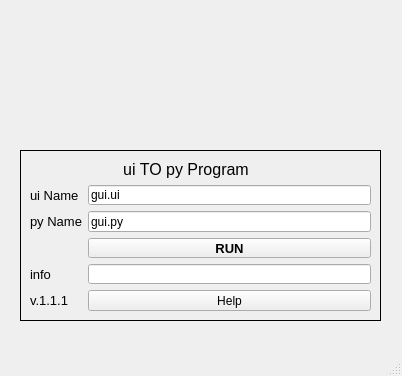
<?xml version="1.0" encoding="UTF-8"?>
<ui version="4.0">
 <class>MainWindow</class>
 <widget class="QMainWindow" name="MainWindow">
  <property name="geometry">
   <rect>
    <x>0</x>
    <y>0</y>
    <width>402</width>
    <height>376</height>
   </rect>
  </property>
  <property name="windowTitle">
   <string>MainWindow</string>
  </property>
  <widget class="QWidget" name="centralwidget">
   <widget class="QLabel" name="label_5">
    <property name="geometry">
     <rect>
      <x>0</x>
      <y>0</y>
      <width>400</width>
      <height>341</height>
     </rect>
    </property>
    <property name="text">
     <string/>
    </property>
    <property name="pixmap">
     <pixmap>backWal.png</pixmap>
    </property>
    <property name="scaledContents">
     <bool>true</bool>
    </property>
   </widget>
   <widget class="QLabel" name="label">
    <property name="geometry">
     <rect>
      <x>71</x>
      <y>11</y>
      <width>249</width>
      <height>127</height>
     </rect>
    </property>
    <property name="text">
     <string/>
    </property>
    <property name="pixmap">
     <pixmap>logo.png</pixmap>
    </property>
   </widget>
   <widget class="QFrame" name="frame">
    <property name="geometry">
     <rect>
      <x>20</x>
      <y>150</y>
      <width>361</width>
      <height>171</height>
     </rect>
    </property>
    <property name="frameShape">
     <enum>QFrame::Box</enum>
    </property>
    <layout class="QGridLayout" name="gridLayout">
     <item row="0" column="0" colspan="2">
      <widget class="QLabel" name="label_2">
       <property name="font">
        <font>
         <pointsize>12</pointsize>
        </font>
       </property>
       <property name="text">
        <string>                     ui TO py Program</string>
       </property>
      </widget>
     </item>
     <item row="5" column="1">
      <widget class="QPushButton" name="pushButton_2">
       <property name="text">
        <string>Help</string>
       </property>
      </widget>
     </item>
     <item row="5" column="0">
      <widget class="QLabel" name="label_7">
       <property name="font">
        <font>
         <pointsize>10</pointsize>
        </font>
       </property>
       <property name="text">
        <string>v.1.1.1</string>
       </property>
      </widget>
     </item>
     <item row="3" column="1">
      <widget class="QPushButton" name="pushButton">
       <property name="font">
        <font>
         <pointsize>10</pointsize>
         <weight>75</weight>
         <bold>true</bold>
        </font>
       </property>
       <property name="styleSheet">
        <string notr="true">/*
QPushButton#pushButton{
	qlineargradient(spread:pad, x1:0, y1:0, x2:1, y2:0, stop:0 rgba(255, 178, 102, 255), stop:0.55 rgba(235, 200, 61, 255), stop:0.98 rgba(0, 0, 0, 255), stop:1 rgba(0, 0, 0, 0));
	color:rgba(255,255,255,210);
	border-radius:5px;
}
QPushButton#pushButton:hover{
	qlineargradient(spread:pad, x1:0, y1:0, x2:1, y2:0, stop:0 rgba(255, 178, 102, 255), stop:0.55 rgba(150, 200, 61, 255), stop:0.98 rgba(0, 0, 0, 255), stop:1 rgba(0, 0, 0, 0));
}
QPushButton#pushButton:pressed{
	padding-left:5px;
	padding-top:5px
	backround-color(150, 200, 61, 255);
}
*/</string>
       </property>
       <property name="text">
        <string>RUN</string>
       </property>
      </widget>
     </item>
     <item row="4" column="0">
      <widget class="QLabel" name="label_6">
       <property name="font">
        <font>
         <pointsize>10</pointsize>
        </font>
       </property>
       <property name="text">
        <string>info</string>
       </property>
      </widget>
     </item>
     <item row="4" column="1">
      <widget class="QLineEdit" name="lineEdit_3"/>
     </item>
     <item row="2" column="1">
      <widget class="QLineEdit" name="lineEdit_2">
       <property name="text">
        <string>gui.py</string>
       </property>
      </widget>
     </item>
     <item row="1" column="1">
      <widget class="QLineEdit" name="lineEdit">
       <property name="text">
        <string>gui.ui</string>
       </property>
      </widget>
     </item>
     <item row="1" column="0">
      <widget class="QLabel" name="label_3">
       <property name="font">
        <font>
         <pointsize>10</pointsize>
        </font>
       </property>
       <property name="text">
        <string>ui Name</string>
       </property>
      </widget>
     </item>
     <item row="2" column="0">
      <widget class="QLabel" name="label_4">
       <property name="font">
        <font>
         <pointsize>10</pointsize>
        </font>
       </property>
       <property name="text">
        <string>py Name</string>
       </property>
      </widget>
     </item>
    </layout>
   </widget>
  </widget>
  <widget class="QMenuBar" name="menubar">
   <property name="geometry">
    <rect>
     <x>0</x>
     <y>0</y>
     <width>402</width>
     <height>21</height>
    </rect>
   </property>
  </widget>
  <widget class="QStatusBar" name="statusbar"/>
 </widget>
 <resources/>
 <connections/>
</ui>
